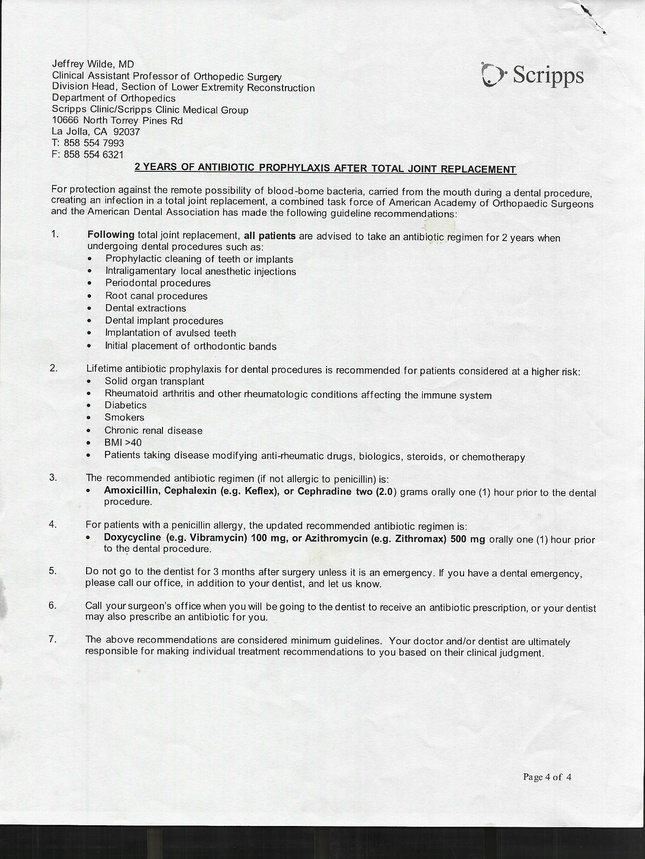
#> input picture scans_md/postop-antibiotics.jpg, 645 x 859 px, shrunk from 1700 x 2265 before the run, found by its file name
$ python batch_ocr_opencv.py
#> lines starting #> are read from the running program, lines starting #| are printed output that depends on the picture; after the words box and inside, x2 and y2 are one past the last pixel; in counts of white or black regions, pixels touching at a corner belong together
import cv2
import pytesseract
from pathlib import Path
import sys
import os

def process_image_ocr(img_path):
    """Process a single image with OCR using OpenCV preprocessing optimized for medical documents"""
    try:
        print(f"Processing: {img_path}")

        # Read image
        img = cv2.imread(str(img_path))
#> img is the input picture: shape (859, 645, 3); mean B, G, R 221.2, 221.5, 221.2
        if img is None:
            print(f"Error: Could not read image {img_path}")
            return None

        # Convert to grayscale
        gray = cv2.cvtColor(img, cv2.COLOR_BGR2GRAY)

        # Apply gentle Gaussian blur to reduce noise
        blurred = cv2.GaussianBlur(gray, (3, 3), 0)

        # Use OTSU thresholding instead of adaptive - better for medical documents
        _, thresh = cv2.threshold(blurred, 0, 255, cv2.THRESH_BINARY + cv2.THRESH_OTSU)
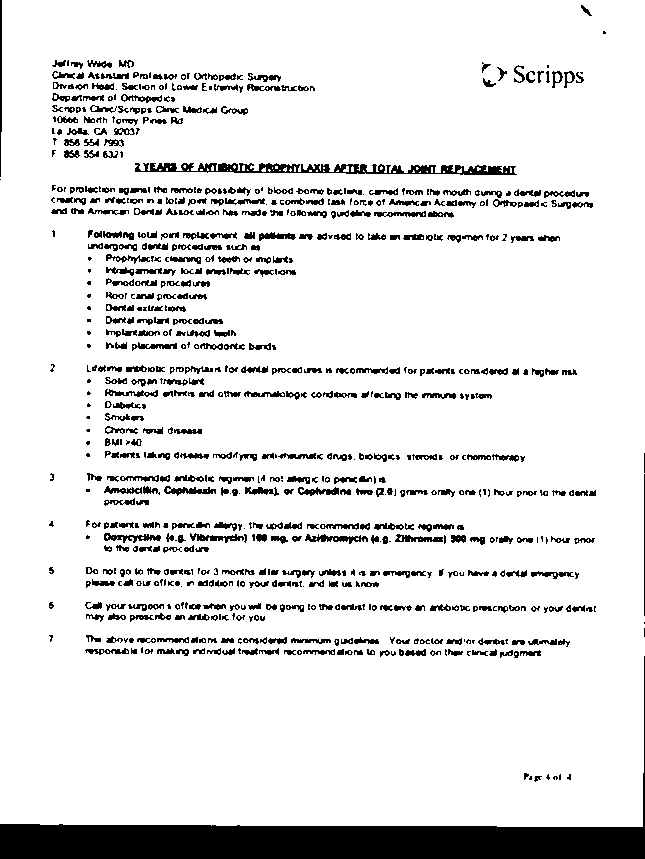
#> thresh: shape (859, 645); 89.2% white; 787 black regions (233 under 20 px), largest, box (x1, y1, x2, y2) and area: (0, 656, 645, 859) 21624, (135, 163, 517, 175) 2375, (0, 0, 2, 177) 309

        # Optional: slight morphological operations to clean up
        kernel = cv2.getStructuringElement(cv2.MORPH_RECT, (2, 2))
        cleaned = cv2.morphologyEx(thresh, cv2.MORPH_CLOSE, kernel)
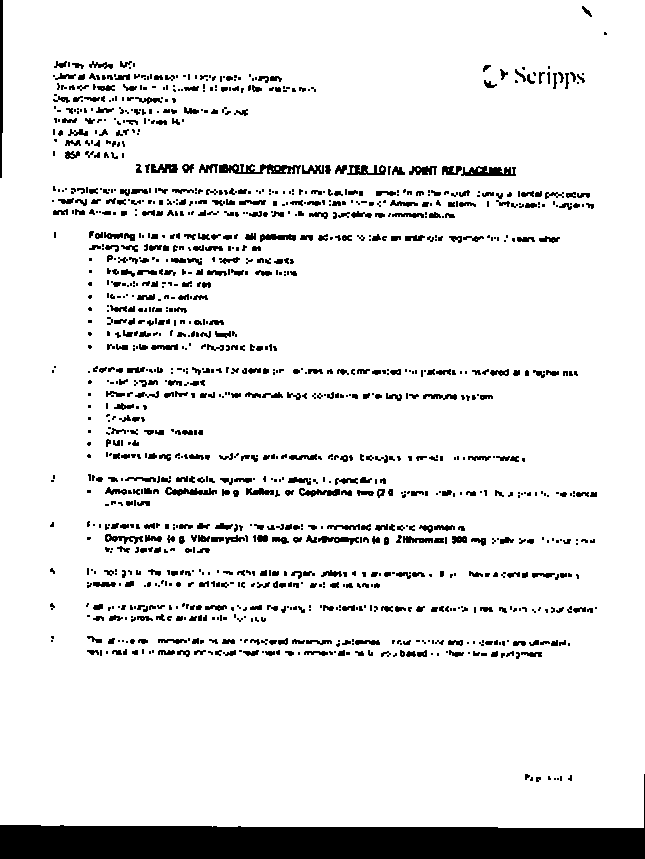
#> cleaned: shape (859, 645); 90.4% white; 1265 black regions (710 under 20 px), largest, box (x1, y1, x2, y2) and area: (0, 774, 645, 859) 20811, (219, 164, 301, 174) 529, (0, 0, 3, 178) 489

        # OCR with Tesseract - use different PSM for better text recognition
        custom_config = r'--oem 3 --psm 4'  # PSM 4 is better for single column text
        text = pytesseract.image_to_string(cleaned, config=custom_config)

        # Create markdown-formatted OCR file
        base_name = img_path.stem
        output_path = img_path.parent / f"{base_name}-ocr.jpg.md"

        with open(output_path, 'w', encoding='utf-8') as f:
            f.write(f'# OCR of {base_name}.jpg\n\n')
            f.write(text)

        print(f"✅ OCR complete: {output_path}")
        return output_path

    except Exception as e:
        print(f"❌ Error processing {img_path}: {e}")
        return None

def main():
    # Images we processed in this session
    images_to_process = [
        "scans_md/postop-antibiotics.jpg",
        "scans_md/postop-problems-and-precautions.jpg",
        "scans_md/instructions-state-disability.jpg"
    ]

    print("🔄 Re-processing medical documents with OpenCV OCR")
    print("=" * 60)

    processed_count = 0
    for img_file in images_to_process:
        img_path = Path(img_file)
        if img_path.exists():
            result = process_image_ocr(img_path)
            if result:
                processed_count += 1
        else:
            print(f"⚠️  File not found: {img_file}")

    print("=" * 60)
    print(f"🎉 Processed {processed_count}/{len(images_to_process)} images successfully")

if __name__ == "__main__":
    main()
#> (the call stopped at in process_image_ocr, `text = pytesseract.image_to_string(cleaned, config=custom_config)`: pytesseract is not available in this run)

$ run again, with scans_md/constipation-care.jpg copied over scans_md/postop-antibiotics.jpg
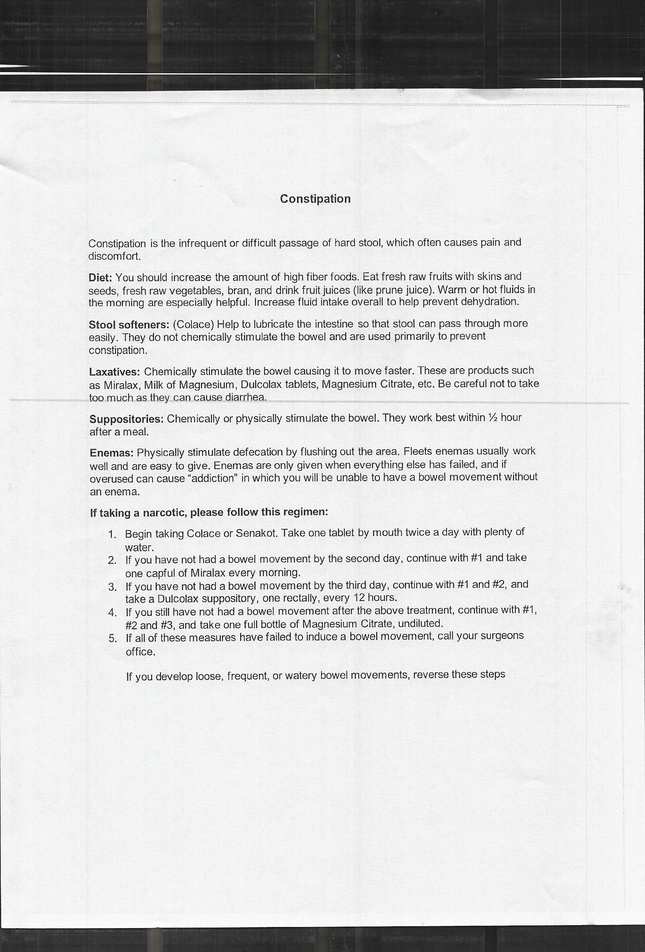
#> input picture scans_md/constipation-care.jpg, 645 x 952 px, shrunk from 1700 x 2509 before the run, found by its file name
#> in process_image_ocr, img is the input picture: shape (952, 645, 3); mean B, G, R 210.4, 210.6, 210.4
#> in process_image_ocr, `_, thresh = cv2.threshold(blurred, 0, 255, cv2.THRESH_BINARY + cv2.THR..`:
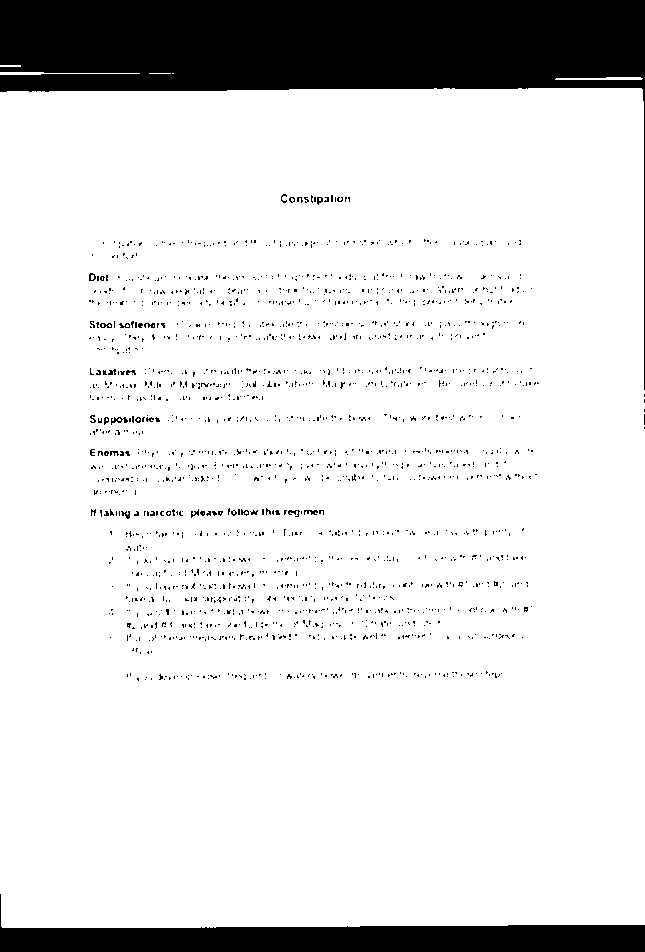
#> thresh: shape (952, 645); 86.8% white; 1907 black regions (1881 under 20 px), largest, box (x1, y1, x2, y2) and area: (0, 0, 645, 390) 57618, (0, 894, 645, 952) 16372, (111, 417, 128, 425) 63
#> in process_image_ocr, `cleaned = cv2.morphologyEx(thresh, cv2.MORPH_CLOSE, kernel)`:
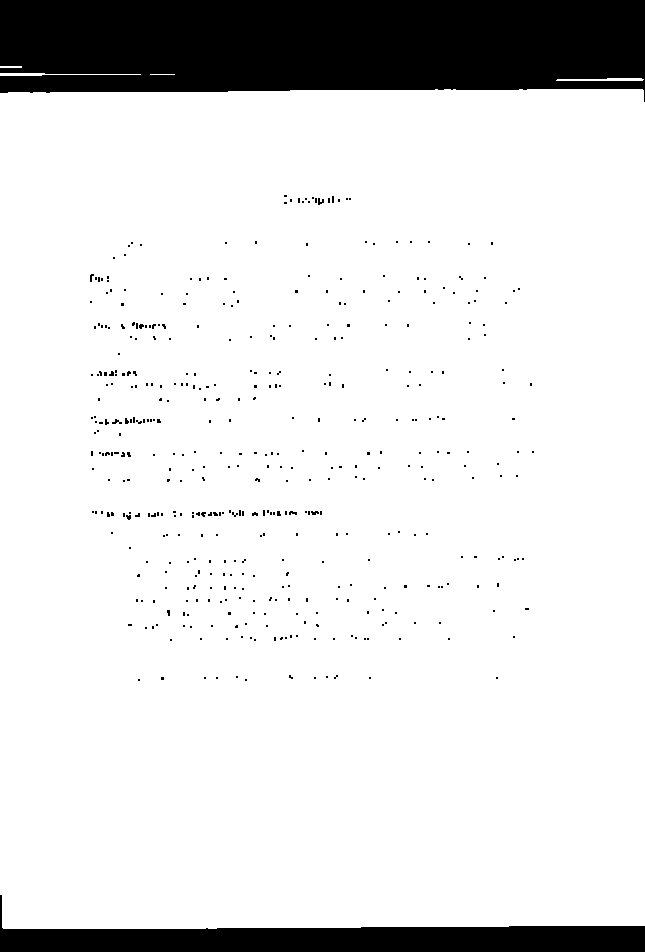
#> cleaned: shape (952, 645); 87.6% white; 443 black regions (437 under 20 px), largest, box (x1, y1, x2, y2) and area: (0, 0, 645, 102) 57956, (0, 895, 645, 952) 15754, (318, 198, 324, 205) 26, (112, 419, 122, 424) 25, (311, 511, 319, 515) 23, (289, 511, 297, 515) 22
